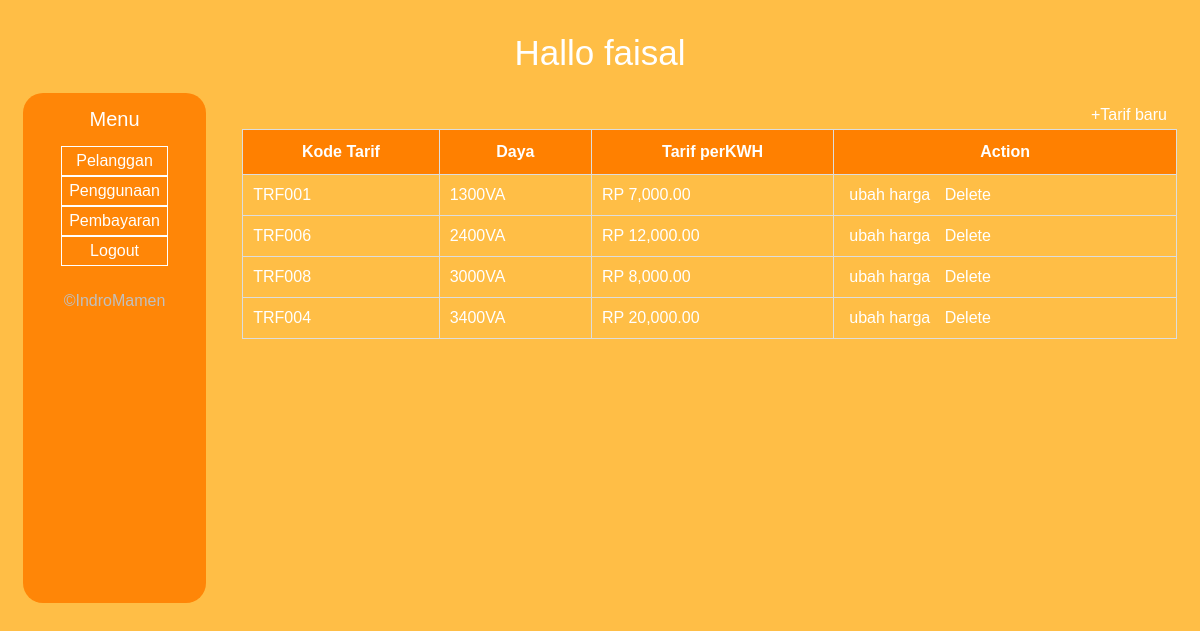
Page /tarif.php (signed in) on the committed database.
### tables this page shows
CREATE TABLE `tarif` (
  `id_tarif` int(11) NOT NULL,
  `daya` int(11) NOT NULL,
  `tarif_kwh` int(11) NOT NULL
);

### app/meter.php (called while the page is built, shortened)
<?php
function tarif_all(){
	global $link;
	$query = "SELECT * FROM tarif ORDER BY daya ASC";
	$result = mysqli_query($link, $query);
	return $result;
}

### app/function.php (called while the page is built, shortened)
<?php
function kd_tarif($id){
	$panjangid = strlen($id);
	if ($panjangid == 1) $kd = "TRF00" . $id;
	elseif ($panjangid == 2) $kd = "TRF0" . $id;
	elseif ($panjangid == 3) $kd = "TRF" . $id;
	return $kd;
}

### tarif.php (the view, shortened to what this page needs)
<?php require_once 'des/header-petugas.php';
?>
<div id="atas">
	<div class="right"><br>
		<a href="form-tarif.php" class="class btn btn-primary">+Tarif baru</a></div>
	<div class="clear"></div>
</div>
<div id="badan">
	<table id="data">
		<tr>
			<th>Kode Tarif</th>
			<th>Daya</th>
			<th>Tarif perKWH</th>
			<th>Action</th>
		</tr>
		<?php
		$mt = tarif_all();
		while ($tarif = mysqli_fetch_assoc($mt)) {
			?>
			<tr>
				<td><?= kd_tarif($tarif['id_tarif']); ?></td>
				<td><?= $tarif['daya']; ?>VA</td>
				<td>RP <?= number_format($tarif['tarif_kwh'],2); ?></td>
				<td>
					<a href="form-tarif.php?trf=<?= $tarif['id_tarif'] ?>" class="class btn btn-primary">ubah harga</a>
					<a onclick="hpstar('<?= $tarif['id_tarif'] ?>')" class="class btn btn-primary">Delete</a>
				</td>
			</tr>
		<?php } ?>
	</table>
	<?php require_once 'des/footer-petugas.php'; ?>

### des/petugas.css (style rules this page uses)
* { padding: 5px; color: white; font-family: sans-serif; }
body { background-color: rgb(255,190,70); z-index: 1; }
a { text-decoration: none; }
#data { font-family: sans-serif; border-collapse: collapse; width: 100%; }
#data td, #data th { border: 1px solid #ddd; padding: 10px; height: 20px; }
#data tr:nth-child(even) { background-color: rgba(0,0,0,0); }
#data th { padding-top: 12px; padding-bottom: 12px; text-align: center; background-color: rgb(255,128,0); color: white; }
.clear { clear: both; }
.right { float: right; }
#atas, #badan { margin-top: -20px; width: 100%; height: auto; }

### rows in the picture
tarif: id_tarif "TRF001", daya "1300", tarif_kwh "7,000.00"
tarif: id_tarif "TRF006", daya "2400", tarif_kwh "12,000.00"
tarif: id_tarif "TRF008", daya "3000", tarif_kwh "8,000.00"
tarif: id_tarif "TRF004", daya "3400", tarif_kwh "20,000.00"

### other values in the picture
$_SESSION['petugas'] "faisal"
